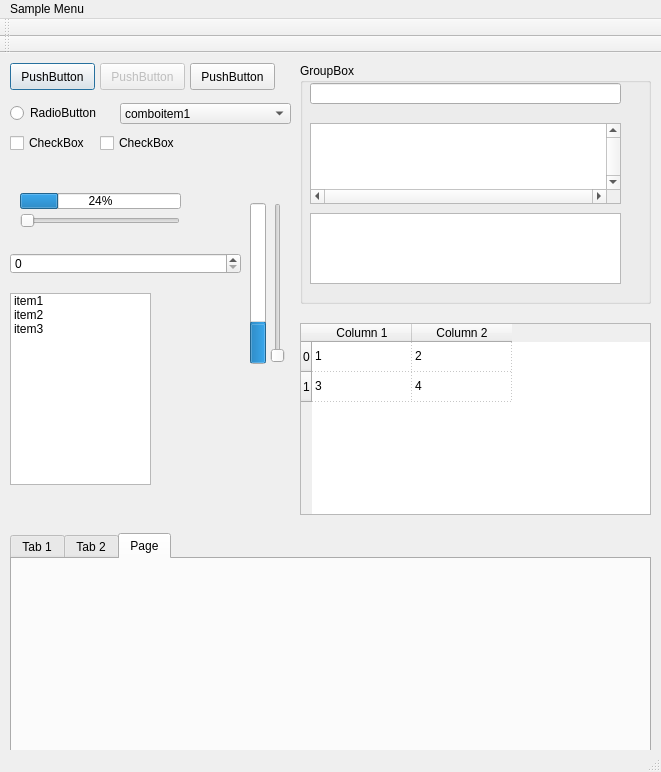
<?xml version="1.0" encoding="UTF-8"?>
<ui version="4.0">
 <class>MainWindow</class>
 <widget class="QMainWindow" name="MainWindow">
  <property name="geometry">
   <rect>
    <x>0</x>
    <y>0</y>
    <width>661</width>
    <height>772</height>
   </rect>
  </property>
  <property name="windowTitle">
   <string>MainWindow</string>
  </property>
  <widget class="QWidget" name="centralWidget">
   <widget class="QPushButton" name="pushButton">
    <property name="geometry">
     <rect>
      <x>10</x>
      <y>10</y>
      <width>85</width>
      <height>27</height>
     </rect>
    </property>
    <property name="text">
     <string>PushButton</string>
    </property>
    <property name="default">
     <bool>true</bool>
    </property>
   </widget>
   <widget class="QRadioButton" name="radioButton">
    <property name="geometry">
     <rect>
      <x>10</x>
      <y>50</y>
      <width>97</width>
      <height>20</height>
     </rect>
    </property>
    <property name="text">
     <string>RadioButton</string>
    </property>
   </widget>
   <widget class="QCheckBox" name="checkBox">
    <property name="geometry">
     <rect>
      <x>10</x>
      <y>80</y>
      <width>82</width>
      <height>20</height>
     </rect>
    </property>
    <property name="text">
     <string>CheckBox</string>
    </property>
   </widget>
   <widget class="QPushButton" name="pushButton_2">
    <property name="enabled">
     <bool>false</bool>
    </property>
    <property name="geometry">
     <rect>
      <x>100</x>
      <y>10</y>
      <width>85</width>
      <height>27</height>
     </rect>
    </property>
    <property name="text">
     <string>PushButton</string>
    </property>
   </widget>
   <widget class="QPushButton" name="pushButton_3">
    <property name="geometry">
     <rect>
      <x>190</x>
      <y>10</y>
      <width>85</width>
      <height>27</height>
     </rect>
    </property>
    <property name="text">
     <string>PushButton</string>
    </property>
    <property name="default">
     <bool>false</bool>
    </property>
   </widget>
   <widget class="QCheckBox" name="checkBox_2">
    <property name="geometry">
     <rect>
      <x>100</x>
      <y>80</y>
      <width>82</width>
      <height>20</height>
     </rect>
    </property>
    <property name="text">
     <string>CheckBox</string>
    </property>
    <property name="tristate">
     <bool>true</bool>
    </property>
   </widget>
   <widget class="QGroupBox" name="groupBox">
    <property name="geometry">
     <rect>
      <x>300</x>
      <y>10</y>
      <width>351</width>
      <height>241</height>
     </rect>
    </property>
    <property name="title">
     <string>GroupBox</string>
    </property>
    <widget class="QLineEdit" name="lineEdit">
     <property name="geometry">
      <rect>
       <x>10</x>
       <y>20</y>
       <width>311</width>
       <height>21</height>
      </rect>
     </property>
    </widget>
    <widget class="QTextEdit" name="textEdit">
     <property name="geometry">
      <rect>
       <x>10</x>
       <y>60</y>
       <width>311</width>
       <height>81</height>
      </rect>
     </property>
     <property name="verticalScrollBarPolicy">
      <enum>Qt::ScrollBarAlwaysOn</enum>
     </property>
     <property name="horizontalScrollBarPolicy">
      <enum>Qt::ScrollBarAlwaysOn</enum>
     </property>
     <property name="lineWrapMode">
      <enum>QTextEdit::NoWrap</enum>
     </property>
    </widget>
    <widget class="QPlainTextEdit" name="plainTextEdit">
     <property name="geometry">
      <rect>
       <x>10</x>
       <y>150</y>
       <width>311</width>
       <height>71</height>
      </rect>
     </property>
    </widget>
   </widget>
   <widget class="QSpinBox" name="spinBox">
    <property name="geometry">
     <rect>
      <x>10</x>
      <y>200</y>
      <width>231</width>
      <height>21</height>
     </rect>
    </property>
   </widget>
   <widget class="QSlider" name="horizontalSlider">
    <property name="geometry">
     <rect>
      <x>20</x>
      <y>160</y>
      <width>160</width>
      <height>16</height>
     </rect>
    </property>
    <property name="maximum">
     <number>100</number>
    </property>
    <property name="orientation">
     <enum>Qt::Horizontal</enum>
    </property>
   </widget>
   <widget class="QSlider" name="verticalSlider">
    <property name="geometry">
     <rect>
      <x>270</x>
      <y>150</y>
      <width>16</width>
      <height>160</height>
     </rect>
    </property>
    <property name="maximum">
     <number>100</number>
    </property>
    <property name="orientation">
     <enum>Qt::Vertical</enum>
    </property>
   </widget>
   <widget class="QProgressBar" name="progressBar">
    <property name="geometry">
     <rect>
      <x>20</x>
      <y>140</y>
      <width>161</width>
      <height>16</height>
     </rect>
    </property>
    <property name="value">
     <number>24</number>
    </property>
   </widget>
   <widget class="QProgressBar" name="progressBar_2">
    <property name="geometry">
     <rect>
      <x>250</x>
      <y>150</y>
      <width>16</width>
      <height>161</height>
     </rect>
    </property>
    <property name="value">
     <number>24</number>
    </property>
    <property name="orientation">
     <enum>Qt::Vertical</enum>
    </property>
   </widget>
   <widget class="QListWidget" name="listWidget">
    <property name="geometry">
     <rect>
      <x>10</x>
      <y>240</y>
      <width>141</width>
      <height>192</height>
     </rect>
    </property>
    <item>
     <property name="text">
      <string>item1</string>
     </property>
    </item>
    <item>
     <property name="text">
      <string>item2</string>
     </property>
    </item>
    <item>
     <property name="text">
      <string>item3</string>
     </property>
    </item>
   </widget>
   <widget class="QTableWidget" name="tableWidget">
    <property name="geometry">
     <rect>
      <x>300</x>
      <y>270</y>
      <width>351</width>
      <height>192</height>
     </rect>
    </property>
    <property name="showGrid">
     <bool>true</bool>
    </property>
    <property name="gridStyle">
     <enum>Qt::DotLine</enum>
    </property>
    <property name="sortingEnabled">
     <bool>true</bool>
    </property>
    <property name="cornerButtonEnabled">
     <bool>false</bool>
    </property>
    <row>
     <property name="text">
      <string>0</string>
     </property>
    </row>
    <row>
     <property name="text">
      <string>1</string>
     </property>
    </row>
    <column>
     <property name="text">
      <string>Column 1</string>
     </property>
    </column>
    <column>
     <property name="text">
      <string>Column 2</string>
     </property>
    </column>
    <item row="0" column="0">
     <property name="text">
      <string>1</string>
     </property>
    </item>
    <item row="0" column="1">
     <property name="text">
      <string>2</string>
     </property>
    </item>
    <item row="1" column="0">
     <property name="text">
      <string>3</string>
     </property>
    </item>
    <item row="1" column="1">
     <property name="text">
      <string>4</string>
     </property>
    </item>
   </widget>
   <widget class="QComboBox" name="comboBox">
    <property name="geometry">
     <rect>
      <x>120</x>
      <y>50</y>
      <width>171</width>
      <height>21</height>
     </rect>
    </property>
    <property name="editable">
     <bool>false</bool>
    </property>
    <item>
     <property name="text">
      <string>comboitem1</string>
     </property>
    </item>
    <item>
     <property name="text">
      <string>comboitem2</string>
     </property>
    </item>
    <item>
     <property name="text">
      <string>comboitem3</string>
     </property>
    </item>
    <item>
     <property name="text">
      <string>comboitem4</string>
     </property>
    </item>
   </widget>
   <widget class="QTabWidget" name="tabWidget">
    <property name="geometry">
     <rect>
      <x>10</x>
      <y>480</y>
      <width>641</width>
      <height>221</height>
     </rect>
    </property>
    <property name="currentIndex">
     <number>2</number>
    </property>
    <property name="tabsClosable">
     <bool>false</bool>
    </property>
    <widget class="QWidget" name="tab">
     <attribute name="title">
      <string>Tab 1</string>
     </attribute>
    </widget>
    <widget class="QWidget" name="tab_2">
     <attribute name="title">
      <string>Tab 2</string>
     </attribute>
    </widget>
    <widget class="QWidget" name="tab_3">
     <attribute name="title">
      <string>Page</string>
     </attribute>
    </widget>
   </widget>
  </widget>
  <widget class="QMenuBar" name="menuBar">
   <property name="geometry">
    <rect>
     <x>0</x>
     <y>0</y>
     <width>661</width>
     <height>18</height>
    </rect>
   </property>
   <widget class="QMenu" name="menuSample_Menu">
    <property name="title">
     <string>Sample Menu</string>
    </property>
    <widget class="QMenu" name="menu312321321">
     <property name="title">
      <string>312321321</string>
     </property>
     <addaction name="action4124124"/>
     <addaction name="action4124124_2"/>
     <addaction name="separator"/>
     <addaction name="action333333"/>
    </widget>
    <addaction name="menu312321321"/>
    <addaction name="separator"/>
    <addaction name="actionHI"/>
    <addaction name="action3123123"/>
   </widget>
   <addaction name="menuSample_Menu"/>
  </widget>
  <widget class="QStatusBar" name="statusBar"/>
  <widget class="QToolBar" name="mainToolBar">
   <attribute name="toolBarArea">
    <enum>TopToolBarArea</enum>
   </attribute>
   <attribute name="toolBarBreak">
    <bool>false</bool>
   </attribute>
  </widget>
  <widget class="QToolBar" name="toolBar">
   <property name="windowTitle">
    <string>toolBar</string>
   </property>
   <attribute name="toolBarArea">
    <enum>TopToolBarArea</enum>
   </attribute>
   <attribute name="toolBarBreak">
    <bool>true</bool>
   </attribute>
  </widget>
  <action name="action4124124">
   <property name="text">
    <string>4124124</string>
   </property>
  </action>
  <action name="action4124124_2">
   <property name="text">
    <string>4124124</string>
   </property>
  </action>
  <action name="action333333">
   <property name="text">
    <string>333333</string>
   </property>
  </action>
  <action name="actionHI">
   <property name="text">
    <string>HI</string>
   </property>
  </action>
  <action name="action3123123">
   <property name="enabled">
    <bool>false</bool>
   </property>
   <property name="text">
    <string>3123123</string>
   </property>
  </action>
 </widget>
 <layoutdefault spacing="6" margin="11"/>
 <resources/>
 <connections/>
</ui>
